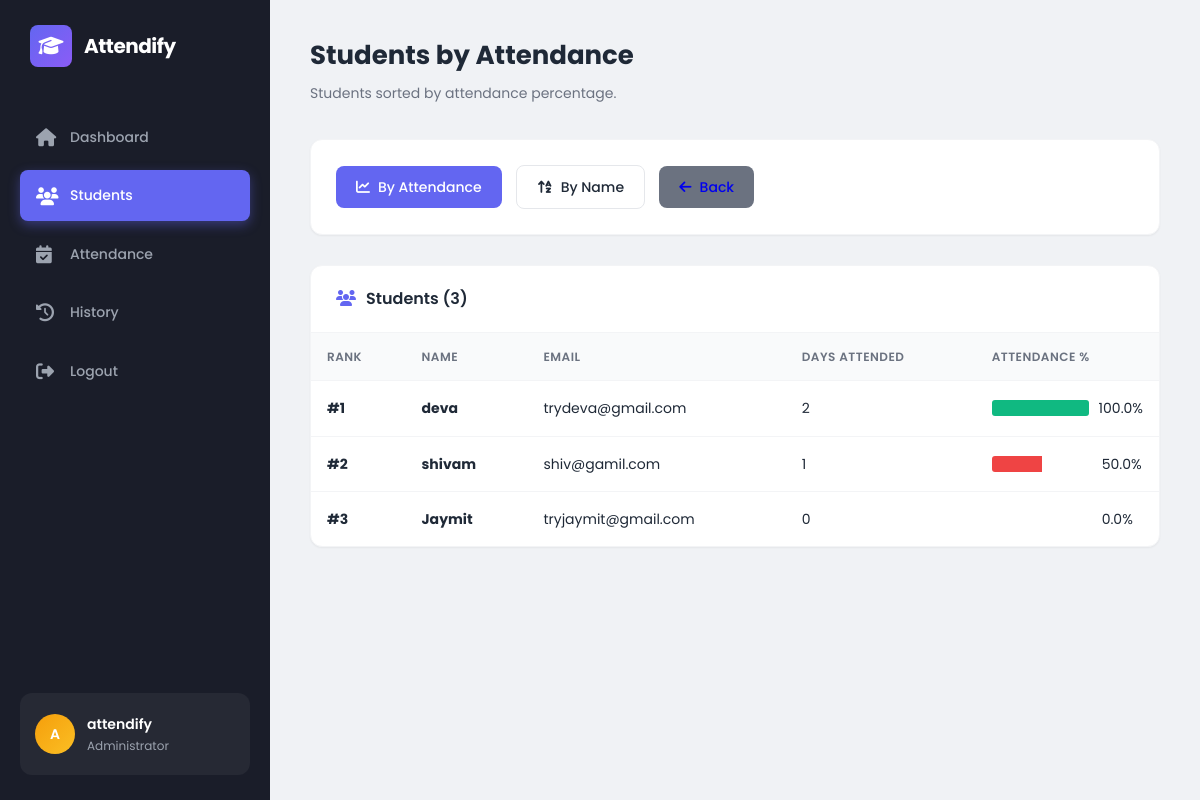
Page /students-sorted (signed in) on the committed database.
### tables this page shows
CREATE TABLE students (
    id INTEGER PRIMARY KEY AUTOINCREMENT,
    name TEXT,
    email TEXT,
    face_encoding BLOB
);

### app.py (the view)
@app.route("/students-sorted")
def students_sorted():
    if "user_id" not in session:
        return redirect("/")
    sort = request.args.get("sort", "attendance")  # attendance or name
    conn = sqlite3.connect("attendance.db", timeout=10)
    cursor = conn.cursor()
    cursor.execute("SELECT COUNT(DISTINCT date) FROM attendance")
    total_days = cursor.fetchone()[0] or 1
    if sort == "name":
        cursor.execute("""
            SELECT s.id, s.name, s.email,
                   COALESCE((SELECT COUNT(*) FROM attendance WHERE student_id = s.id), 0) as attended
            FROM students s
            ORDER BY s.name
        """)
    else:
        cursor.execute("""
            SELECT s.id, s.name, s.email,
                   COALESCE((SELECT COUNT(*) FROM attendance WHERE student_id = s.id), 0) as attended,
                   (SELECT COUNT(DISTINCT date) FROM attendance) as total
            FROM students s
            ORDER BY attended DESC
        """)
    students = cursor.fetchall()
    conn.close()
    return render_template("students_sorted.html", students=students, total_days=total_days, sort=sort)

### templates/students_sorted.html (shortened to what this page needs)
<!DOCTYPE html>
<html lang="en">
<head>
    <link rel="stylesheet" href="{{ url_for('static', filename='css/style.css') }}">
    <link rel="stylesheet" href="https://cdnjs.cloudflare.com/ajax/libs/font-awesome/6.4.0/css/all.min.css">
</head>
<body>
<div class="app">
    <div class="sidebar">
        <div class="logo-area">
            <div class="icon"><i class="fas fa-graduation-cap"></i></div>
            <h1>Attendify</h1>
        </div>
        <nav>
            <a href="/dashboard">
                <i class="fas fa-home icon"></i>
                <span>Dashboard</span>
            </a>
            <a href="/students" class="active">
                <i class="fas fa-users icon"></i>
                <span>Students</span>
            </a>
            <a href="/attendance">
                <i class="fas fa-calendar-check icon"></i>
                <span>Attendance</span>
            </a>
            <a href="/history">
                <i class="fas fa-history icon"></i>
                <span>History</span>
            </a>
            <a href="/logout">
                <i class="fas fa-sign-out-alt icon"></i>
                <span>Logout</span>
            </a>
        </nav>
        <div class="user-info">
            <div class="avatar">{{ session.get('user_name', 'U')[0].upper() }}</div>
            <div class="details">
                <div class="name">{{ session.get('user_name', 'User') }}</div>
                <div class="role">Administrator</div>
            </div>
        </div>
    </div>
    <div class="main">
        <div class="page-header">
            <h2>Students by Attendance</h2>
            <p>Students sorted by attendance percentage.</p>
        </div>
        <div class="content-card" style="margin-bottom: 30px;">
            <div class="card-body">
                <a href="/students-sorted?sort=attendance" class="btn {% if sort == 'attendance' %}btn-primary{% else %}btn-secondary{% endif %}">
                    <i class="fas fa-chart-line"></i> By Attendance
                </a>
                <a href="/students-sorted?sort=name" class="btn {% if sort == 'name' %}btn-primary{% else %}btn-secondary{% endif %}" style="margin-left: 10px;">
                    <i class="fas fa-sort-alpha-up"></i> By Name
                </a>
                <a href="/students" class="btn" style="background: var(--muted); margin-left: 10px;">
                    <i class="fas fa-arrow-left"></i> Back
                </a>
            </div>
        </div>
        <div class="content-card">
            <div class="card-header">
                <h3><i class="fas fa-users" style="color: var(--primary); margin-right: 10px;"></i>Students ({{ students|length }})</h3>
            </div>
            {% if students %}
            <div class="table-container">
                <table>
                    <thead>
                        <tr>
                            <th>Rank</th>
                            <th>Name</th>
                            <th>Email</th>
                            <th>Days Attended</th>
                            <th>Attendance %</th>
                        </tr>
                    </thead>
                    <tbody>
                        {% for s in students %}
                        <tr>
                            <td><strong>#{{ loop.index }}</strong></td>
                            <td><strong>{{ s[1] }}</strong></td>
                            <td>{{ s[2] }}</td>
                            <td>{{ s[3] }}</td>
                            <td>
                                {% set pct = (s[3] / total_days * 100)|round(1) if total_days > 0 else 0 %}
                                <div style="display: flex; align-items: center; gap: 10px;">
                                    <div style="flex: 1; background: var(--light); height: 16px; border-radius: 3px; overflow: hidden; max-width: 100px;">
                                        <div style="width: {{ pct }}%; background: {% if pct >= 90 %}var(--success){% elif pct >= 70 %}var(--warning){% else %}var(--danger){% endif %}; height: 100%;"></div>
                                    </div>
                                    <span>{{ pct }}%</span>
                                </div>
                            </td>
                        </tr>
                        {% endfor %}
                    </tbody>
                </table>
            </div>
            {% else %}
            <div class="empty-state">
                <div class="icon"><i class="fas fa-users"></i></div>
                <h3>No Students</h3>
                <p>Add students to see attendance data.</p>
            </div>
            {% endif %}
        </div>
    </div>
</div>
</body>
</html>

### static/css/style.css (style rules this page uses)
:root { --bg-main: #f0f2f5; --bg-sidebar: #1a1d29; --card-bg: #ffffff; --primary: #6366f1; --primary-hover: #4f46e5; --primary-light: #e0e7ff; --dark: #1f2937; --dark-secondary: #374151; --muted: #6b7280; --border: #e5e7eb; --border-light: #f3f4f6; --success: #10b981; --success-light: #d1fae5; --danger: #ef4444; --danger-light: #fee2e2; --warning: #f59e0b; --warning-light: #fef3c7; --shadow-sm: 0 1px 2px rgba(0,0,0,0.05); --shadow-md: 0 4px 6px rgba(0,0,0,0.07); --shadow-lg: 0 10px 25px rgba(0,0,0,0.1); --radius-sm: 8px; --radius-md: 12px; --radius-lg: 16px; }
* { margin: 0; padding: 0; box-sizing: border-box; }
body { font-family: 'Poppins', sans-serif; background: var(--bg-main); color: var(--dark); line-height: 1.6; }
.app { display: flex; min-height: 100vh; }
.sidebar { width: 270px; background: var(--bg-sidebar); color: white; padding: 25px 20px; display: flex; flex-direction: column; position: fixed; height: 100vh; }
.sidebar .logo-area { display: flex; align-items: center; gap: 12px; margin-bottom: 45px; padding: 0 10px; }
.sidebar .logo-area .icon { width: 42px; height: 42px; background: linear-gradient(135deg, var(--primary), #8b5cf6); border-radius: var(--radius-sm); display: flex; align-items: center; justify-content: center; font-size: 20px; }
.sidebar .logo-area h1 { font-size: 20px; font-weight: 700; letter-spacing: -0.5px; }
.sidebar nav { flex: 1; }
.sidebar nav a { display: flex; align-items: center; gap: 12px; color: #9ca3af; text-decoration: none; padding: 14px 16px; border-radius: var(--radius-sm); margin-bottom: 8px; font-size: 14px; font-weight: 500; transition: all 0.2s ease; }
.sidebar nav a .icon { font-size: 18px; width: 22px; }
.sidebar nav a.active { background: var(--primary); color: white; box-shadow: 0 4px 12px rgba(99, 102, 241, 0.4); }
.sidebar .user-info { padding: 20px 15px; background: rgba(255,255,255,0.05); border-radius: var(--radius-md); display: flex; align-items: center; gap: 12px; }
.sidebar .user-info .avatar { width: 40px; height: 40px; background: linear-gradient(135deg, #f59e0b, #fbbf24); border-radius: 50%; display: flex; align-items: center; justify-content: center; font-weight: 600; font-size: 14px; }
.sidebar .user-info .details .name { font-size: 14px; font-weight: 600; color: white; }
.sidebar .user-info .details .role { font-size: 12px; color: #9ca3af; }
.main { flex: 1; margin-left: 270px; padding: 35px 40px; background: var(--bg-main); min-height: 100vh; }
.page-header { margin-bottom: 35px; }
.page-header h2 { font-size: 26px; font-weight: 700; color: var(--dark); margin-bottom: 5px; }
.page-header p { color: var(--muted); font-size: 14px; }
.content-card { background: var(--card-bg); border-radius: var(--radius-md); box-shadow: var(--shadow-sm); border: 1px solid var(--border-light); overflow: hidden; }
.card-header { padding: 20px 25px; border-bottom: 1px solid var(--border-light); display: flex; justify-content: space-between; align-items: center; }
.card-header h3 { font-size: 16px; font-weight: 600; color: var(--dark); }
.card-body { padding: 25px; }
.btn { display: inline-flex; align-items: center; gap: 8px; padding: 10px 20px; border-radius: var(--radius-sm); font-size: 14px; font-weight: 500; cursor: pointer; transition: all 0.2s ease; text-decoration: none; border: none; }
.btn-primary { background: var(--primary); color: white; }
.btn-secondary { background: white; color: var(--dark); border: 1px solid var(--border); }
.table-container { overflow-x: auto; }
table { width: 100%; border-collapse: collapse; }
thead { background: #f9fafb; }
th { text-align: left; padding: 14px 16px; font-size: 12px; font-weight: 600; color: var(--muted); text-transform: uppercase; letter-spacing: 0.5px; }
td { padding: 16px; border-top: 1px solid var(--border-light); font-size: 14px; }
tbody tr { transition: background 0.2s ease; }

### rows in the picture
students: name "deva", email "trydeva@gmail.com", s "2", pct "100.0"
students: name "shivam", email "shiv@gamil.com", s "1", pct "50.0"
students: name "Jaymit", email "tryjaymit@gmail.com", s "0", pct "0.0"

### other values in the picture
{{ session.get('user_name', 'U')[0].upper() }} "A"
{{ session.get('user_name', 'User') }} "attendify"
{{ students|length }} "3"
